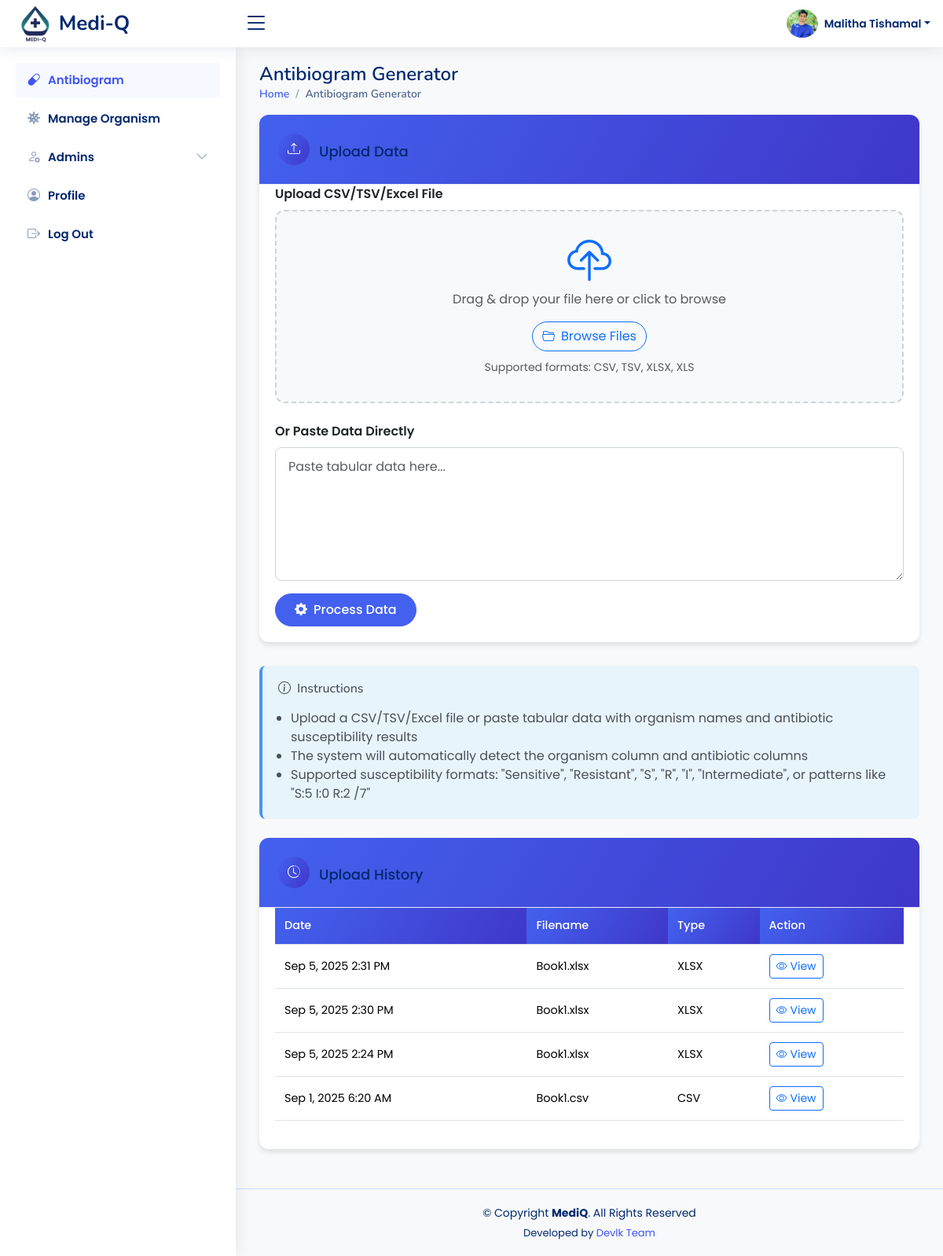
The app's page /super-admin/index.odd.v1.php (signed in), older data.
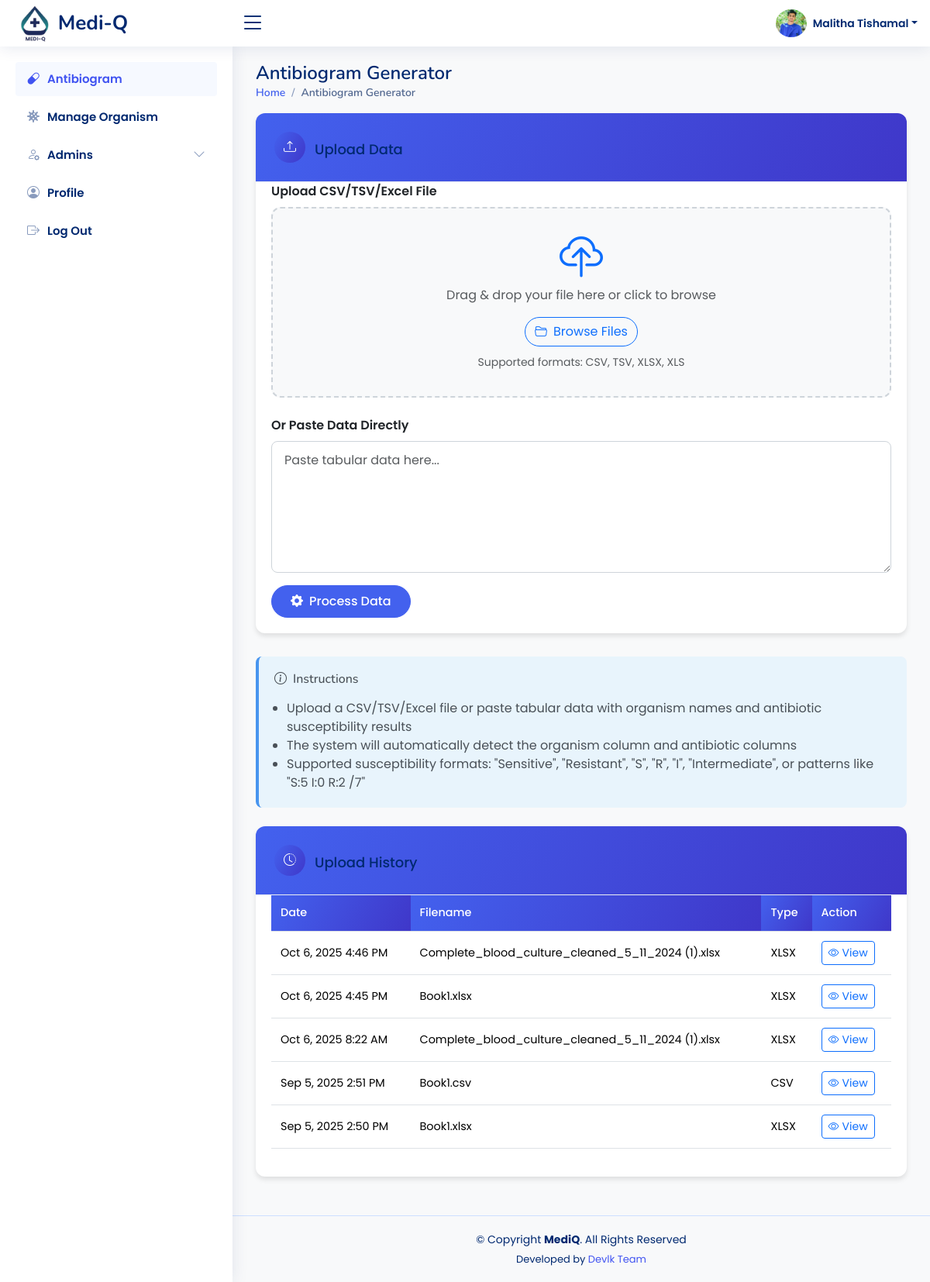
The same page, newer data.
### tables this page shows
CREATE TABLE `antibiogram_reports` (
  `id` int(11) NOT NULL,
  `admin_id` int(11) NOT NULL,
  `original_filename` varchar(255) DEFAULT NULL,
  `file_path` varchar(500) DEFAULT NULL,
  `pasted_data` text DEFAULT NULL,
  `upload_date` timestamp NOT NULL DEFAULT current_timestamp()
);

### super-admin/index.odd.v1.php (the view, shortened to what the changed rows need)
<?php
require_once '../includes/db-conn.php';
$user_id = $_SESSION['admin_id'];
$create_tables_sql = "
CREATE TABLE IF NOT EXISTS antibiogram_reports (
    id INT AUTO_INCREMENT PRIMARY KEY,
    admin_id INT NOT NULL,
    original_filename VARCHAR(255) NULL,
    file_path VARCHAR(500) NULL,
    pasted_data TEXT NULL,
    upload_date TIMESTAMP DEFAULT CURRENT_TIMESTAMP,
    FOREIGN KEY (admin_id) REFERENCES admins(id) ON DELETE CASCADE
);
CREATE TABLE IF NOT EXISTS antibiogram_data (
    id INT AUTO_INCREMENT PRIMARY KEY,
    report_id INT NOT NULL,
    organism VARCHAR(255) NOT NULL,
    antibiotic VARCHAR(255) NOT NULL,
    tested_count INT NOT NULL,
    susceptible_count INT NOT NULL,
    percentage FLOAT NULL,
    FOREIGN KEY (report_id) REFERENCES antibiogram_reports(id) ON DELETE CASCADE
);
";
$conn->multi_query($create_tables_sql);
function get_report_history($conn, $user_id) {
    $stmt = $conn->prepare("SELECT id, original_filename, file_path, upload_date FROM antibiogram_reports WHERE admin_id = ? ORDER BY upload_date DESC");
    $stmt->bind_param("i", $user_id);
    $stmt->execute();
    $result = $stmt->get_result();
    $reports = $result->fetch_all(MYSQLI_ASSOC);
    return $reports;
}
$report_history = get_report_history($conn, $user_id);
?>
<!DOCTYPE html>
<html lang="en">
<head>
    <link href="https://cdn.jsdelivr.net/npm/bootstrap@5.3.0/dist/css/bootstrap.min.css" rel="stylesheet">
    <link rel="stylesheet" href="https://cdn.jsdelivr.net/npm/bootstrap-icons@1.10.0/font/bootstrap-icons.css">
    <?php include_once("../includes/css-links-inc.php"); ?>
</head>
<body>
    <main id="main" class="main">
        <div class="pagetitle">
            <h1>Antibiogram Generator</h1>
        </div>
        <section class="section">
            <div class="row">
                <div class="col-lg-12">
                    <div class="card mt-4">
                        <div class="card-body">
                            <?php if (!empty($report_history)): ?>
                            <div class="table-responsive">
                                <table class="table table-hover history-table">
                                    <thead>
                                        <tr>
                                            <th>Date</th>
                                            <th>Filename</th>
                                            <th>Type</th>
                                            <th>Action</th>
                                        </tr>
                                    </thead>
                                    <tbody>
                                        <?php foreach ($report_history as $report): ?>
                                        <tr onclick="window.location='?view_report=<?php echo $report['id']; ?>'">
                                            <td><?php echo date('M j, Y g:i A', strtotime($report['upload_date'])); ?></td>
                                            <td>
                                                <?php if ($report['original_filename']): ?>
                                                <?php echo htmlspecialchars($report['original_filename']); ?>
                                                <?php else: ?>
                                                <em>Pasted Data</em>
                                                <?php endif; ?>
                                            </td>
                                            <td>
                                                <?php if ($report['file_path']): ?>
                                                    <?php
                                                    $ext = pathinfo($report['original_filename'], PATHINFO_EXTENSION);
                                                    echo strtoupper($ext);
                                                    ?>
                                                <?php else: ?>
                                                    Text
                                                <?php endif; ?>
                                            </td>
                                            <td>
                                                <a href="?view_report=<?php echo $report['id']; ?>" class="btn btn-sm btn-outline-primary">
                                                    <i class="bi bi-eye me-1"></i>View
                                                </a>
                                            </td>
                                        </tr>
                                        <?php endforeach; ?>
                                    </tbody>
                                </table>
                            </div>
                            <?php endif; ?>
                        </div>
                    </div>
                </div>
            </div>
        </section>
    </main>
</body>
</html>

Row changes from the older to the newer data that the page shows:
removed antibiogram_reports: upload_date "Sep 5, 2025 2:31 PM", original_filename "Book1.xlsx", original_filename "XLSX"
removed antibiogram_reports: upload_date "Sep 5, 2025 2:30 PM", original_filename "Book1.xlsx", original_filename "XLSX"
removed antibiogram_reports: upload_date "Sep 5, 2025 2:24 PM", original_filename "Book1.xlsx", original_filename "XLSX"
removed antibiogram_reports: upload_date "Sep 1, 2025 6:20 AM", original_filename "Book1.csv", original_filename "CSV"
added antibiogram_reports: upload_date "Oct 6, 2025 4:46 PM", original_filename "Complete_blood_culture_cleaned_5_11_2024 (1).xlsx", original_filename "XLSX"
added antibiogram_reports: upload_date "Oct 6, 2025 4:45 PM", original_filename "Book1.xlsx", original_filename "XLSX"
added antibiogram_reports: upload_date "Oct 6, 2025 8:22 AM", original_filename "Complete_blood_culture_cleaned_5_11_2024 (1).xlsx", original_filename "XLSX"
added antibiogram_reports: upload_date "Sep 5, 2025 2:51 PM", original_filename "Book1.csv", original_filename "CSV"
added antibiogram_reports: upload_date "Sep 5, 2025 2:50 PM", original_filename "Book1.xlsx", original_filename "XLSX"
